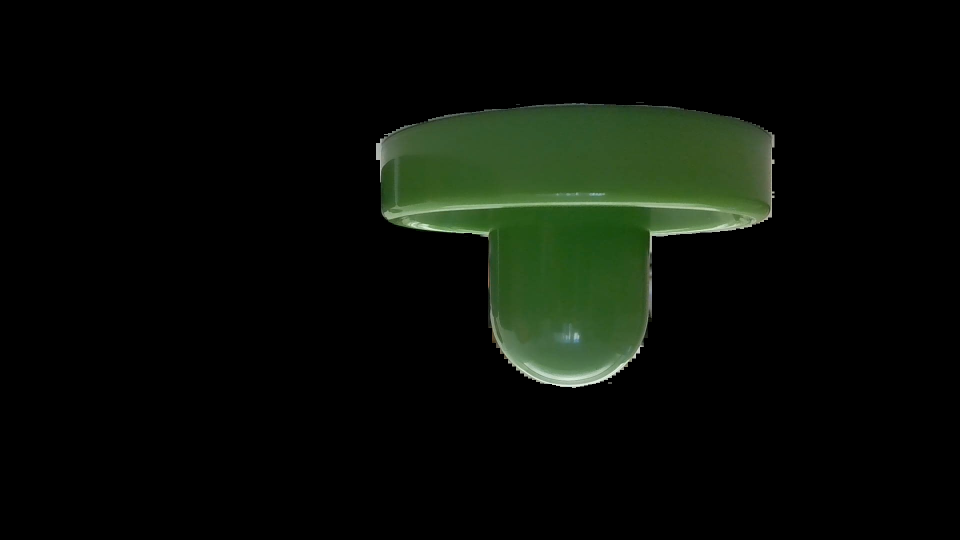
#> input picture ExtractedStriker.png, 1920 x 1080 px, given in place of the camera (shown at 1/2 size)
$ python Green_Striker_Tracking.py
#> lines starting #> are read from the running program, lines starting #| are printed output that depends on the picture; after the words box and inside, x2 and y2 are one past the last pixel; in counts of white or black regions, pixels touching at a corner belong together
import cv2 as cv
import numpy as np
import matplotlib.pyplot as plt
import os
import time
import math

# [7 lines of commented-out code are left out]
flag = 0
# I was running into an issue where the countours object (which is an array of arrays I think) was
# initialized as empty on the first run through, or atleast the compiler believed it to be. So, the
# purpose of the flag is to halt the cnt = contours[i] code until contours is correctly populated
counter = 0
MIN_MATCH_COUNT = 7
lower_green = np.array([40,60,25])
upper_green = np.array([100,255,198])
cap = cv.VideoCapture(1)
while(1):
    # Standard setup for OpenCV video processing
    _, frame = cap.read()
#> frame is the input picture: shape (1080, 1920, 3); mean B, G, R 6.7, 12.8, 8.4
    frame_Gray = cv.cvtColor(frame, cv.COLOR_BGR2GRAY)
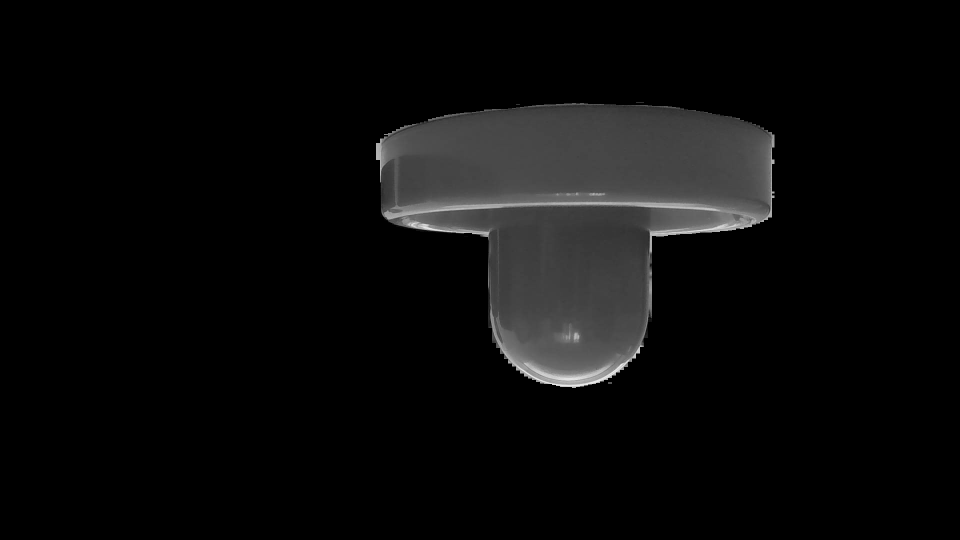
#> frame_Gray: shape (1080, 1920) (shown at 1/2 size); min 0, max 246, mean 10.8
    frame_hsv = cv.cvtColor(frame, cv.COLOR_BGR2HSV)
#> frame_hsv: shape (1080, 1920, 3); mean H, S, V 7, 17.5, 12.8
    height, width, _ = frame.shape
#> height = 1080; width = 1920
    # Threshold the HSV image to get only green colors, threshold values were received from the max
    # and min observed values from an online color picker, with a  sample image of the target object
    mask = cv.inRange(frame_hsv, lower_green, upper_green)
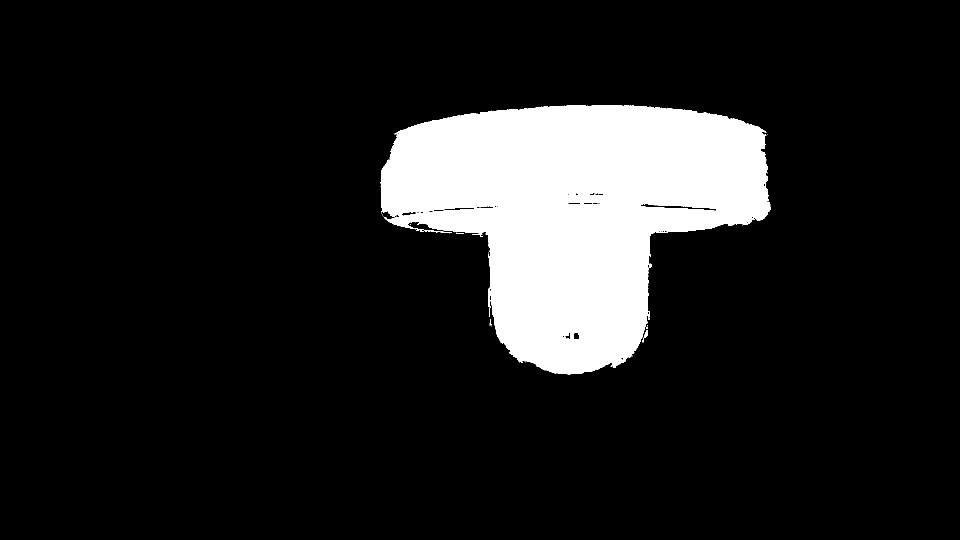
#> mask: shape (1080, 1920) (shown at 1/2 size); 12.4% white; 36 white regions (29 under 20 px), largest, box (x1, y1, x2, y2) and area: (760, 210, 1541, 749) 256904, (840, 460, 904, 467) 113, (1285, 660, 1296, 685) 87
    #ret1, mask = cv.threshold(grayscale,0,255,cv.THRESH_BINARY+cv.THRESH_OTSU)
    blur = cv.medianBlur(mask,29)
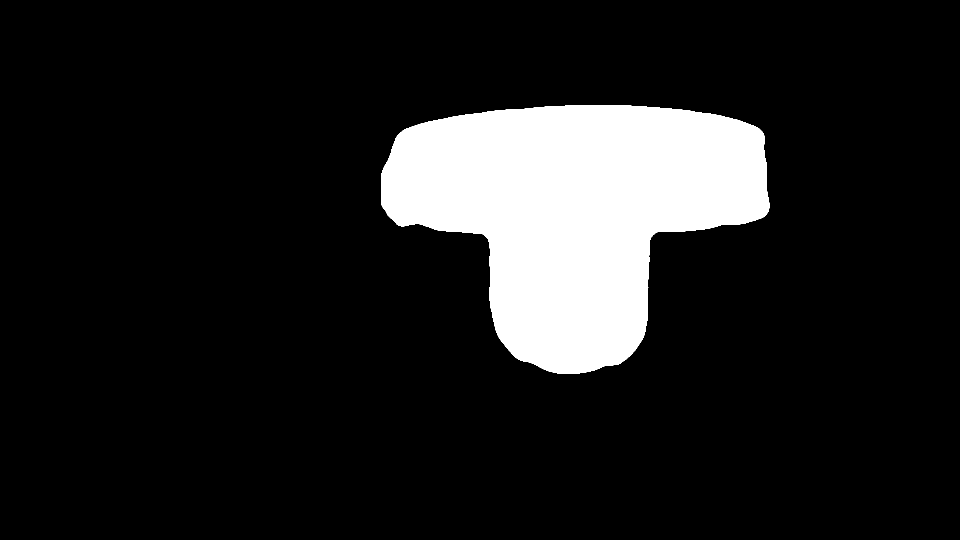
#> blur: shape (1080, 1920) (shown at 1/2 size); 12.5% white; 1 white region, box (x1, y1, x2, y2) and area: (762, 210, 1539, 748) 258721
    # median blur to remove salt and pepper noise
    blur2 = cv.blur(blur,(20,20))
    # standard blur appears to be sufficient for our case. 20,20 was chosen experimentally
    edges = cv.Canny(blur, 100, 200)
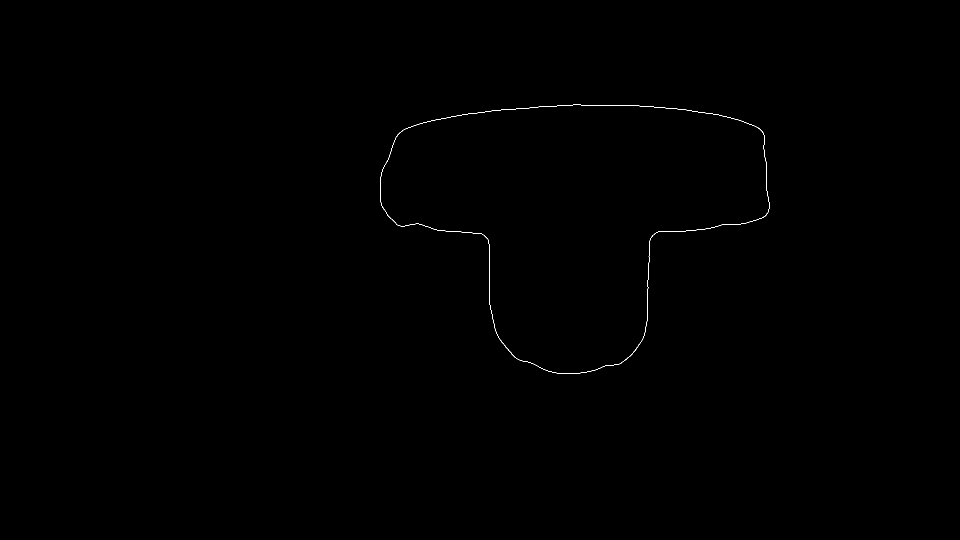
#> edges: shape (1080, 1920) (shown at 1/2 size); 0.11% white in thin lines or dots, all inside (x1, y1, x2, y2) = (761, 209, 1539, 748)
    contours, _ = cv.findContours(blur2, cv.RETR_TREE, cv.CHAIN_APPROX_SIMPLE)
#> contours = 1 contour; box (x1, y1, x2, y2) and area: (753, 201, 1549, 758) 283120
    if len(contours) > 0:
        cnt = max(contours, key = cv.contourArea)
#> cnt = contour of 672 points, box (x1, y1, x2, y2) (753, 201, 1549, 758), area 283120
        x,y,w,h = cv.boundingRect(cnt)
#> x = 753; y = 201; w = 796; h = 557
        cv.rectangle(frame,(x,y),(x+w,y+h),(0,0,255),2)
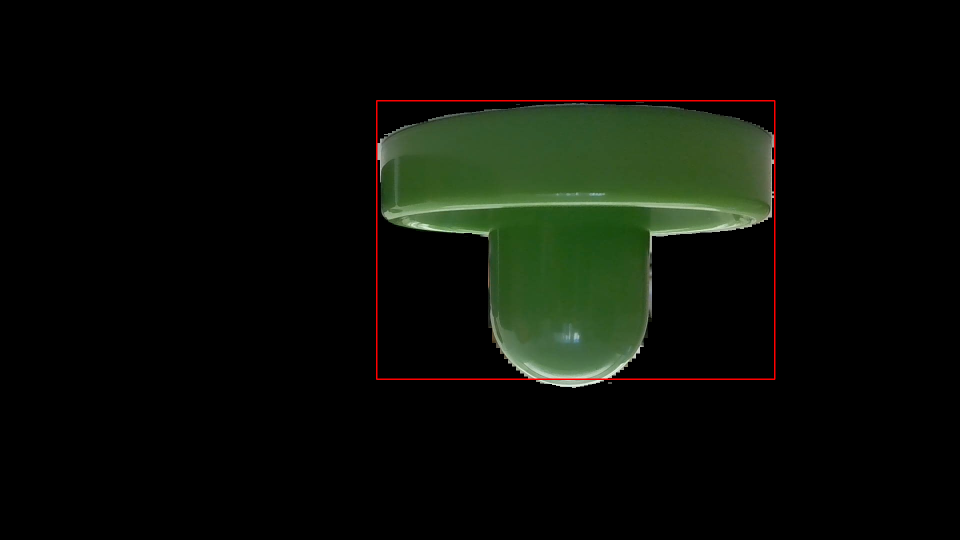
#> frame: shape (1080, 1920, 3) (shown at 1/2 size); 0.39% of pixels changed, all inside (x1, y1, x2, y2) = (752, 200, 1551, 760)
    Extracted_Striker_Frame = cv.imread('ThresholdStriker.png')
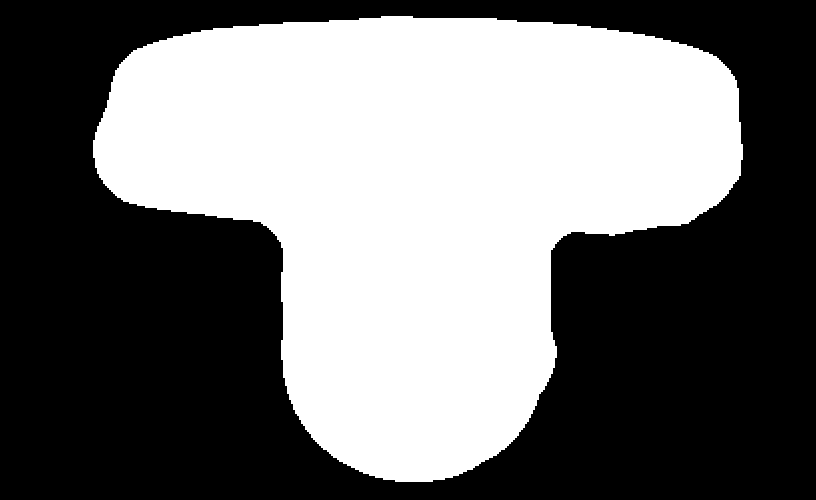
#> input picture ThresholdStriker.PNG, 816 x 500 px, found by its file name
#> Extracted_Striker_Frame is the input picture: shape (500, 816, 3); 45% white; 1 white region, box (x1, y1, x2, y2) and area: (93, 16, 743, 482) 183688
    Extracted_Striker_Frame_Gray = cv.cvtColor(Extracted_Striker_Frame, cv.COLOR_BGR2GRAY)
    # Initiate SIFT detector
    sift = cv.SIFT_create()
    # find the keypoints and descriptors with SIFT
    kp1, des1 = sift.detectAndCompute(blur2,None)
#> kp1 = 15 keypoints; strongest (x, y, size): (1143, 433, 353), (1425, 339, 157.7), (874, 347, 149), (1141, 612, 200.7)
    kp2, des2 = sift.detectAndCompute(Extracted_Striker_Frame_Gray,None)
#> kp2 = 35 keypoints; strongest (x, y, size): (169, 132, 104.9), (593, 277, 65.3), (237, 263, 67.1), (553, 252, 3.8)
    FLANN_INDEX_KDTREE = 1
    index_params = dict(algorithm = FLANN_INDEX_KDTREE, trees = 5)
    search_params = dict(checks = 50)
    flann = cv.FlannBasedMatcher(index_params, search_params)
    matches = flann.knnMatch(des1,des2,k=2)
#> matches = 15 matches
    # store all the good matches as per Lowe's ratio test.
    good = []
    for m,n in matches:
        if m.distance < 0.9*n.distance:
            good.append(m)
#> this loop made 15 passes
#> after the loop, good = 10 matches
    if len(good)>MIN_MATCH_COUNT:
        # [8 lines of commented-out code are left out]
        if flag == 1:
            print ("Good Threshold Found, Exiting")
            exit()
    else:
        print( "Not enough matches are found - {}/{}".format(len(good), MIN_MATCH_COUNT) )
        #matchesMask = None
    if counter == 5:
        #masked_frame = cv.bitwise_and(frame_hsv, frame_hsv, mask= blur2)
        avg_hsv = cv.mean(frame_hsv, blur2)
        print(avg_hsv)
        #cv.imshow("masked frame", masked_frame)
        if (avg_hsv[0]-lower_green[0]) < (upper_green[0] - avg_hsv[0]):
            lower_green[0] = lower_green[0] - 5
            upper_green[0] = upper_green[0] - 5
        if (avg_hsv[0]-lower_green[0]) > (upper_green[0] - avg_hsv[0]):
            lower_green[0] = lower_green[0] + 5
            upper_green[0] = upper_green[0] + 5
        if (avg_hsv[1]-lower_green[1]) < (upper_green[1] - avg_hsv[1]):
            lower_green[1] = lower_green[1] - 5
            upper_green[1] = upper_green[1] - 5
        if (avg_hsv[1]-lower_green[1]) > (upper_green[1] - avg_hsv[1]):
            lower_green[1] = lower_green[1] + 5
            upper_green[1] = upper_green[1] + 5
        if (avg_hsv[2]-lower_green[2]) < (upper_green[2] - avg_hsv[2]):
            lower_green[2] = lower_green[2] - 5
            upper_green[2] = upper_green[2] - 5
        if (avg_hsv[2]-lower_green[2]) > (upper_green[2] - avg_hsv[2]):
            lower_green[2] = lower_green[2] + 5
            upper_green[2] = upper_green[2] + 5
        print("changing Thresholding: New Lower Green", lower_green , "New Upper Green", upper_green)
        counter == 0
    else:
        counter = counter+1
    draw_params = dict(matchColor = (0,255,0), # draw matches in green color
                   singlePointColor = None,
                   #matchesMask = matchesMask, # draw only inliers
                   flags = 2)
    img3 = cv.drawMatches(blur2,kp1,Extracted_Striker_Frame_Gray,kp2,good,None,**draw_params)
    img3_small = cv.resize(img3, (0, 0), fx = 0.5, fy = 0.5)
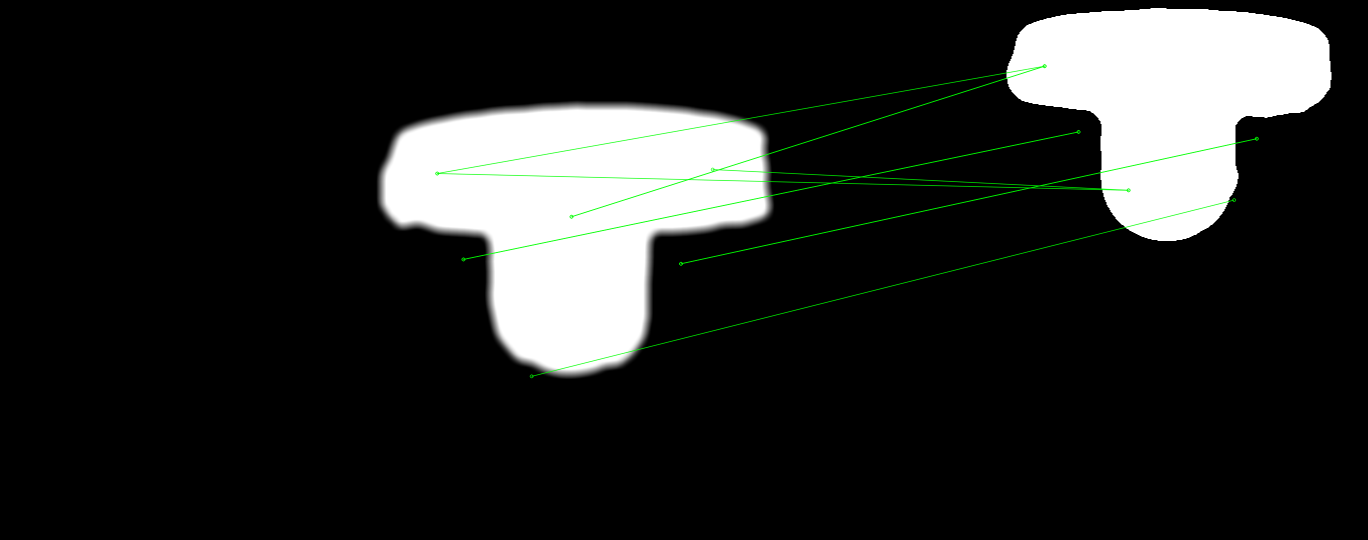
#> img3_small: shape (540, 1368, 3); mean of channels 0, 1, 2 37.7, 38.9, 37.7; drawn as B, G, R
    cv.imshow('matching',img3_small)
    cv.imshow('frame',frame)
    cv.imshow('Extractedstriker' , Extracted_Striker_Frame)
    cv.imshow('mask',mask)
    cv.imshow('blur',blur)
    cv.imshow('blur2', blur2)
    #plt.imshow(img3, 'gray'),plt.show()
    """
    minHessian = 400
    detector = cv.xfeatures2d_SURF.create(hessianThreshold=minHessian)
    keypoints_obj, descriptors_obj = detector.detectAndCompute(Extracted_Striker_Frame, None)
    keypoints_scene, descriptors_scene = detector.detectAndCompute(frame, None)
    matcher = cv.DescriptorMatcher_create(cv.DescriptorMatcher_FLANNBASED)
    knn_matches = matcher.knnMatch(descriptors_obj, descriptors_scene, 2)
    ratio_thresh = 0.75
    good_matches = []
    for m,n in knn_matches:
        if m.distance < ratio_thresh * n.distance:
            good_matches.append(m)
    img_matches = np.empty((max(Extracted_Striker_Frame.shape[0], frame.shape[0]), Extracted_Striker_Frame.shape[1]+frame.shape[1], 3), dtype=np.uint8)
    cv.drawMatches(Extracted_Striker_Frame, keypoints_obj, frame, keypoints_scene, good_matches, img_matches, flags=cv.DrawMatchesFlags_NOT_DRAW_SINGLE_POINTS)
    obj = np.empty((len(good_matches),2), dtype=np.float32)
    scene = np.empty((len(good_matches),2), dtype=np.float32)
    for i in range(len(good_matches)):
    #-- Get the keypoints from the good matches
        obj[i,0] = keypoints_obj[good_matches[i].queryIdx].pt[0]
        obj[i,1] = keypoints_obj[good_matches[i].queryIdx].pt[1]
        scene[i,0] = keypoints_scene[good_matches[i].trainIdx].pt[0]
        scene[i,1] = keypoints_scene[good_matches[i].trainIdx].pt[1]
    H, _ =  cv.findHomography(obj, scene, cv.RANSAC)
    obj_corners = np.empty((4,1,2), dtype=np.float32)
    obj_corners[0,0,0] = 0
    obj_corners[0,0,1] = 0
    obj_corners[1,0,0] = Extracted_Striker_Frame.shape[1]
    obj_corners[1,0,1] = 0
    obj_corners[2,0,0] = Extracted_Striker_Frame.shape[1]
    obj_corners[2,0,1] = Extracted_Striker_Frame.shape[0]
    obj_corners[3,0,0] = 0
    obj_corners[3,0,1] = Extracted_Striker_Frame.shape[0]
    scene_corners = cv.perspectiveTransform(obj_corners, H)
    cv.line(img_matches, (int(scene_corners[0,0,0] + Extracted_Striker_Frame.shape[1]), int(scene_corners[0,0,1])),\
        (int(scene_corners[1,0,0] + Extracted_Striker_Frame.shape[1]), int(scene_corners[1,0,1])), (0,255,0), 4)
    cv.line(img_matches, (int(scene_corners[1,0,0] + Extracted_Striker_Frame.shape[1]), int(scene_corners[1,0,1])),\
        (int(scene_corners[2,0,0] + Extracted_Striker_Frame.shape[1]), int(scene_corners[2,0,1])), (0,255,0), 4)
    cv.line(img_matches, (int(scene_corners[2,0,0] + Extracted_Striker_Frame.shape[1]), int(scene_corners[2,0,1])),\
        (int(scene_corners[3,0,0] + Extracted_Striker_Frame.shape[1]), int(scene_corners[3,0,1])), (0,255,0), 4)
    cv.line(img_matches, (int(scene_corners[3,0,0] + Extracted_Striker_Frame.shape[1]), int(scene_corners[3,0,1])),\
        (int(scene_corners[0,0,0] + Extracted_Striker_Frame.shape[1]), int(scene_corners[0,0,1])), (0,255,0), 4)
    cv.imshow('Good Matches & Object detection', img_matches)
    """

    # [70 lines of commented-out code are left out]
    k = cv.waitKey(5) & 0xFF
#> (key Esc is pressed here)
    if k == 27:
        break
    if flag == 0:
        flag = 1
        time.sleep(0.5)
cv.destroyAllWindows()
